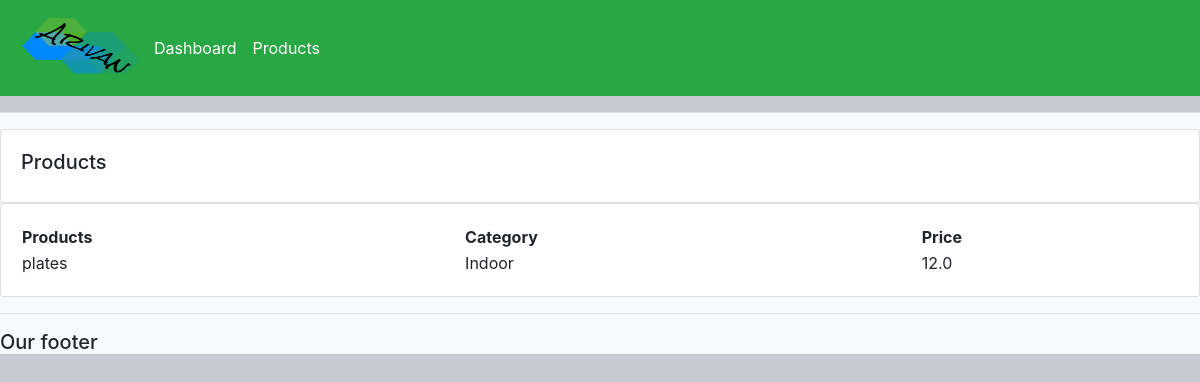
/products, run on an earlier commit of the app's database.
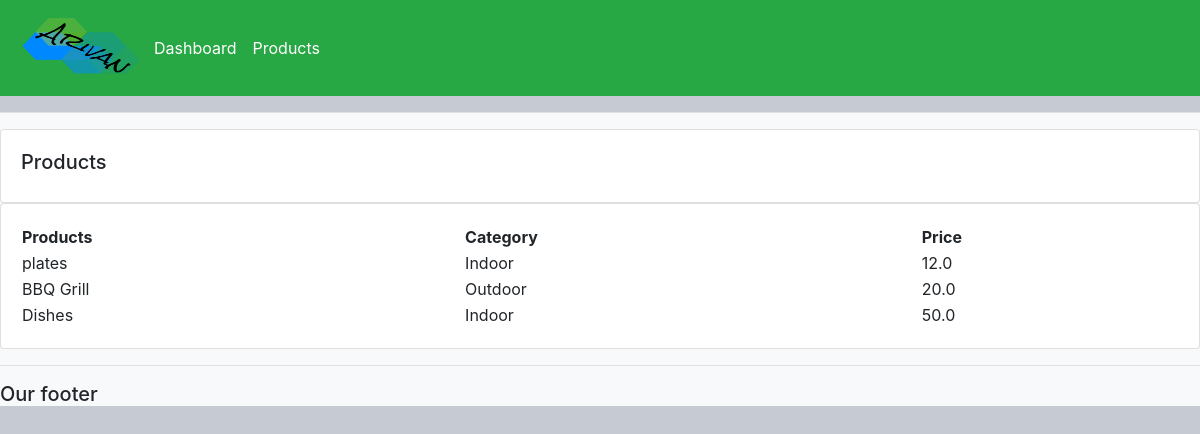
And on a later commit of the database.
### crm/models.py (models this page shows, shortened)
class Product(models.Model):
    CATEGORY = (
        ('Indoor','Indoor'),
        ('Outdoor','Outdoor')
    )
    name=models.CharField(max_length=200,null=True)
    price=models.FloatField(null=True)
    category=models.CharField(max_length=20,null=True ,choices=CATEGORY)
    description=models.CharField(max_length=300,null=True)
    date_created=models.DateTimeField(auto_now_add=True,null=True)
    tags=models.ManyToManyField(Tags)

### crm/views.py (the view)
# urls.py: path('products',views.products,name="products"),
def products(request):
    products=Product.objects.all()
    return render(request,'crm/products.html',{'products':products})

### crm/templates/crm/products.html
{% extends "crm/main.html" %}
{% block content %}
  <div class="row">
      <div class="col-md">
          <div class="card card-body">
              <h5>Products</h5>
          </div>
          <div class="card card-body">
              <table>
                  <tr>
                      <th>Products</th>
                      <th>Category</th>
                      <th>Price</th>
                  </tr>
                  {% for i in products %}
                    <tr>
                        <td>{{i.name}}</td>
                        <td>{{i.category}}</td>
                        <td>{{i.price}}</td>
                    </tr>
                  {% endfor %}
              </table>
          </div>
      </div>
  </div>
{% endblock content %}

### crm/templates/crm/main.html (shortened to what this page needs)
{% load static %}
<!DOCTYPE html>
<html lang="en">
<head>
    <link rel="stylesheet" href="https://stackpath.bootstrapcdn.com/bootstrap/4.4.1/css/bootstrap.min.css">
    <link rel="stylesheet" href="{% static 'CSS/main.css' %}">
<body>
    {% include "crm/navbar.html" %}
    <div class="bg-light">
    <hr>
    {% block content %}
    {% endblock content %}
    <hr>
    <h5>Our footer</h5>
    </div>
</body>
</html>

### crm/templates/crm/navbar.html (shortened to what this page needs)
{% load static %}
<nav class="navbar navbar-expand-lg navbar-dark bg-success">
    <img src="{% static 'images/logo.png' %}" width="130px" height="80px" alt="">
    <div class="collapse navbar-collapse" id="navbarNav">
      <ul class="navbar-nav">
        <li class="nav-item active">
          <a class="nav-link" href="{% url 'home' %}">Dashboard</a>
        </li>
        <li class="nav-item active">
          <a class="nav-link" href="{% url 'products' %} ">Products</a>
        </li>
      </ul>
    </div>
  </nav>

### crm/static/CSS/main.css (style rules this page uses)
body { background-color: #c6cbd3; }

What changed in the data, as far as the page shows it:
added Product: name "BBQ Grill", category "Outdoor", price "20.0"
added Product: name "Dishes", category "Indoor", price "50.0"
